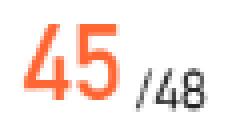
#> input picture Automations/Bingo/webscrape/screenshots/45.png, 60 x 30 px, found by its file name (shown 4 times larger)
$ python webscrape.py
#> lines starting #> are read from the running program, lines starting #| are printed output that depends on the picture
### Automations/Bingo/webscrape/other_functions.py
import pyautogui
import cv2
import time
import numpy as np


def is_image_found(pos, path, delay, move_mouse):
#> called with path = './webscrape/screenshots/45.png', delay = 1500, move_mouse = False
    template_image = cv2.imread(path)
#> template_image is the input picture: shape (30, 60, 3); mean B, G, R 226.8, 232, 248.1
    max_timeout = int((delay/1000) / (delay/10000))

    if max_timeout < 1:
        max_timeout = 1

    for i in range(max_timeout):

        x1 = pos[0]
        y1 = pos[1]
        x2 = pos[2]
        y2 = pos[3]

        target_image = pyautogui.screenshot(region=(x1, y1, x2-x1, y2-y1))

        template_gray = cv2.cvtColor(np.array(template_image), cv2.COLOR_BGR2GRAY)
        target_gray = cv2.cvtColor(np.array(target_image), cv2.COLOR_BGR2GRAY)

        result = cv2.matchTemplate(template_gray, target_gray, cv2.TM_CCOEFF_NORMED)

        threshold = 0.9

        # Alternate method instead of using findNonZero to bypass
        _, result_binary = cv2.threshold(result, threshold, 1, cv2.THRESH_BINARY)
        locations = np.argwhere(result_binary == 1)

        # Search NonZeroes
        if len(locations) > 0:
            print('Image found')

            if move_mouse:
                min_val, max_val, min_loc, max_loc = cv2.minMaxLoc(result)
                x, y = max_loc

                time.sleep(0.2)
                pyautogui.moveTo(x, y)

            return True

        time.sleep(delay / 10000)
#> this loop made 1 pass
#> pass 1, in is_image_found, `template_gray = cv2.cvtColor(np.array(template_image), cv2.COLOR_BGR2G..`:
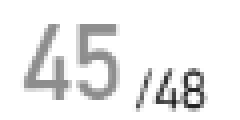
#> template_gray: shape (30, 60) (shown 4 times larger); min 34, max 255, mean 236.2

    return False


def save_image(x1, y1, x2, y2, path):
    target_image = pyautogui.screenshot(region=(x1, y1, x2-x1, y2-y1))
    target_image.save(path)

### Automations/Bingo/webscrape/webscrape.py
from other_functions import *
import pandas as pd
import datetime
current_date = datetime.date.today()

start_record_pos = [114, 254, 177, 288]

counter = 0

while(True):
#> (the run stopped early here; a loop or call above may not have finished)
